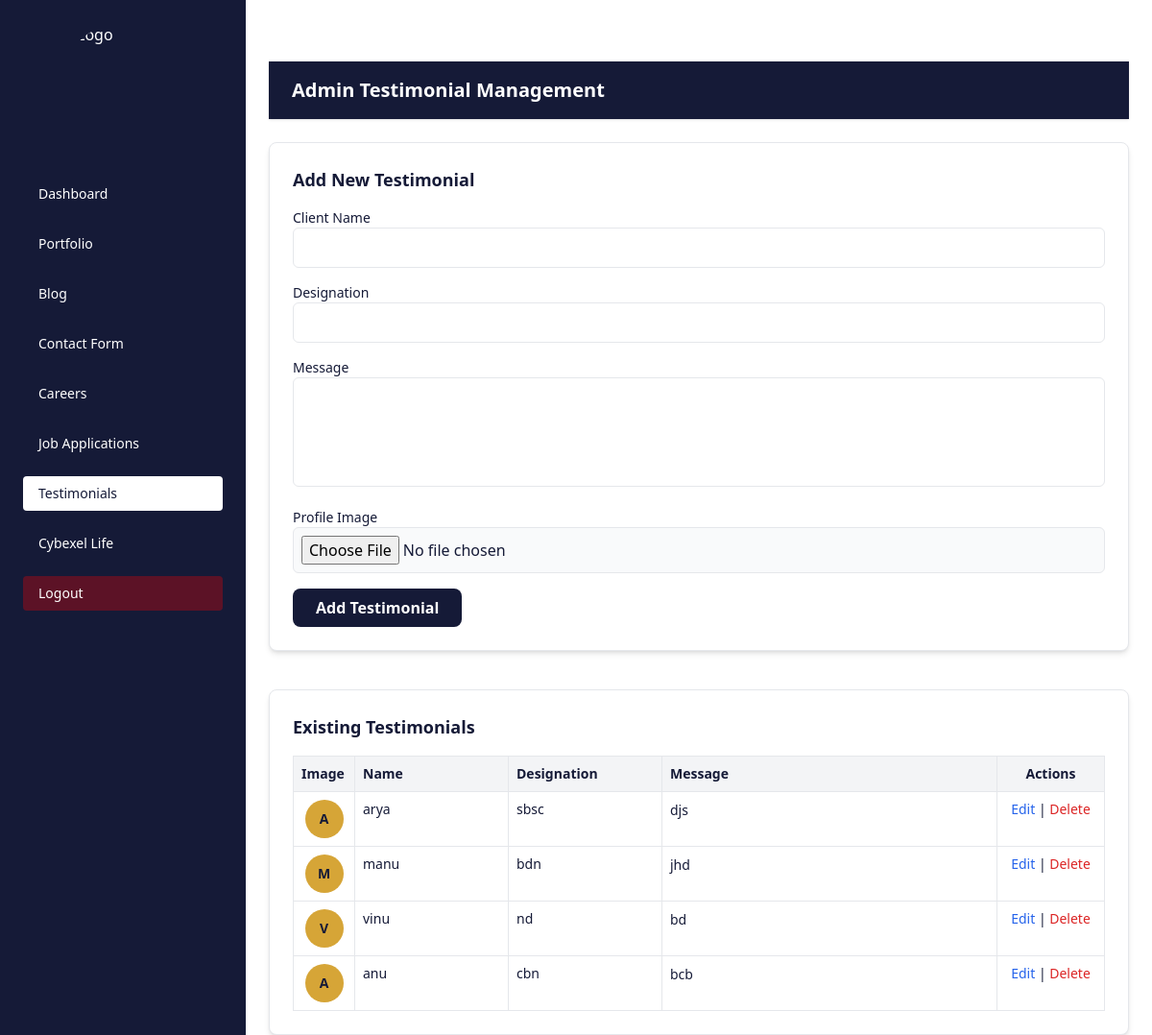
/admin_testimonials/, run on an earlier commit of the app's database.
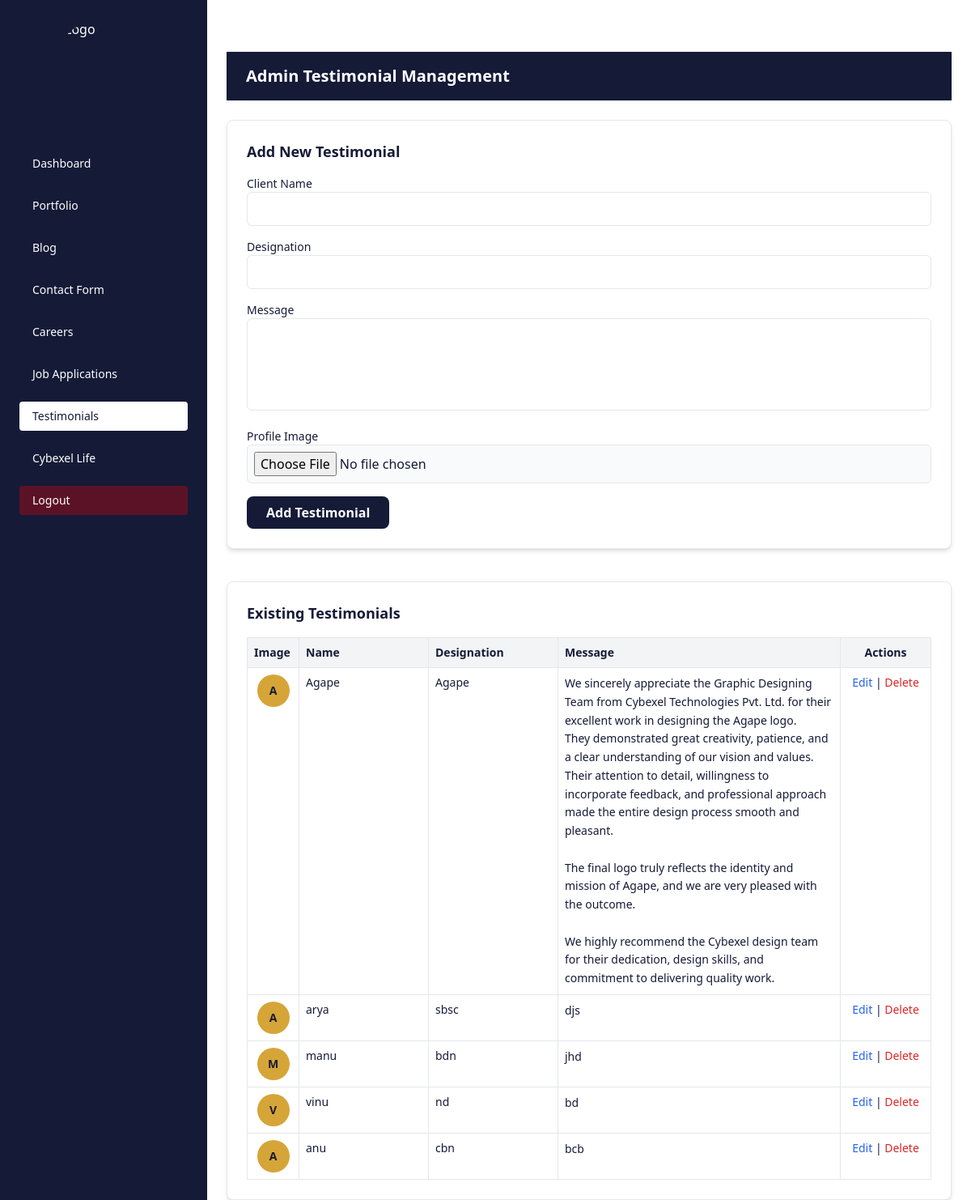
And on a later commit of the database.
### cybexelapp/models.py (models this page shows, shortened)
class Testimonial(models.Model):
    name = models.CharField(max_length=100)
    designation = models.CharField(max_length=150)
    message = models.TextField()
    image = models.ImageField(upload_to="testimonials/", blank=True, null=True)
    created_at = models.DateTimeField(auto_now_add=True)

### cybexelapp/views.py (the view, shortened to what this page needs)
# urls.py: path("admin_testimonials/", views.admin_testimonials, name="admin_testimonials"),
def admin_testimonials(request):
    if request.method == "POST" and request.POST.get("form_type") == "delete_testimonial":
        Testimonial.objects.filter(id=request.POST.get("delete_id")).delete()
        return redirect("admin_testimonials")
    testimonials = Testimonial.objects.all().order_by("-id")
    return render(request, "admin_testimonial.html", {
        "testimonials": testimonials
    })

### cybexelapp/templates/admin_testimonial.html (shortened to what the changed rows need)
{% load static %}
<!DOCTYPE html>
<html lang="en">
<head>
  <script src="https://cdn.tailwindcss.com"></script>
</head>
<body class="bg-white text-[#151a37] font-sans">
  <div class="flex min-h-screen">
<section class="mt-16 w-[85%] px-6 ml-64">
  <div class="w-full bg-[#151a37] text-white py-4 px-6 shadow mb-6">
    <h2 class="text-xl font-semibold">Admin Testimonial Management</h2>
  </div>
  <div class="bg-white shadow-md p-6 rounded-lg border mt-6">
    {% if testimonials %}
    <table class="w-full border table-fixed">
      <thead>
        <tr class="bg-gray-100 text-left text-sm">
          <th class="p-2 border w-16">Image</th>
          <th class="p-2 border w-40">Name</th>
          <th class="p-2 border w-40">Designation</th>
          <th class="p-2 border">Message</th>
          <th class="p-2 border w-28 text-center">Actions</th>
        </tr>
      </thead>
      <tbody>
        {% for t in testimonials %}
        <tr class="text-sm align-top">
<td class="border p-2 text-center">
  {% if t.image %}
    <img src="{{ t.image.url }}"
         class="w-10 h-10 rounded-full object-cover mx-auto">
  {% else %}
    <div class="w-10 h-10 rounded-full bg-[#d6a537]
                flex items-center justify-center
                text-sm font-bold text-[#151a37] uppercase mx-auto">
      {{ t.name|slice:":1" }}
    </div>
  {% endif %}
</td>
          <td class="border p-2 break-words">
            {{ t.name }}
          </td>
          <td class="border p-2 break-words">
            {{ t.designation }}
          </td>
          <td class="border p-2 break-words whitespace-normal leading-relaxed max-w-[400px]">
            {{ t.message|linebreaksbr }}
          </td>
          <td class="border p-2 text-center">
            <button
  onclick="openTestimonialEditModal('{{ t.id }}', '{{ t.name|escapejs }}', '{{ t.designation|escapejs }}', '{{ t.message|escapejs }}')"
  class="text-blue-600 hover:underline">
  Edit
</button>
            |
            <form method="POST" class="inline"
                  onsubmit="return confirm('Delete this testimonial?');">
              <button type="submit" class="text-red-600 hover:underline bg-transparent border-0 p-0">
                Delete
              </button>
            </form>
          </td>
        </tr>
        {% endfor %}
      </tbody>
    </table>
    {% else %}
      <p class="text-gray-500 text-sm">No testimonials added yet.</p>
    {% endif %}
  </div>
</section>
</body>
</html>

What changed in the data, as far as the page shows it:
added Testimonial: name "A", name "Agape", designation "Agape", message "We sincerely appreciate the Graphic Designing Team from Cybexel Technologies Pvt. Ltd. for their excellent work in designing the Agape logo. They demonstrated great creativity, patience, and a clear understanding of our vision and values. Their attention to detail, willingness to incorporate feedback, and professional approach made the entire design process smooth and pleasant. The final logo truly reflects the identity and mission of Agape, and we are very pleased with the outcome. We highly recommend the Cybexel design team for their dedication, design skills, and commitment to delivering quality work."
